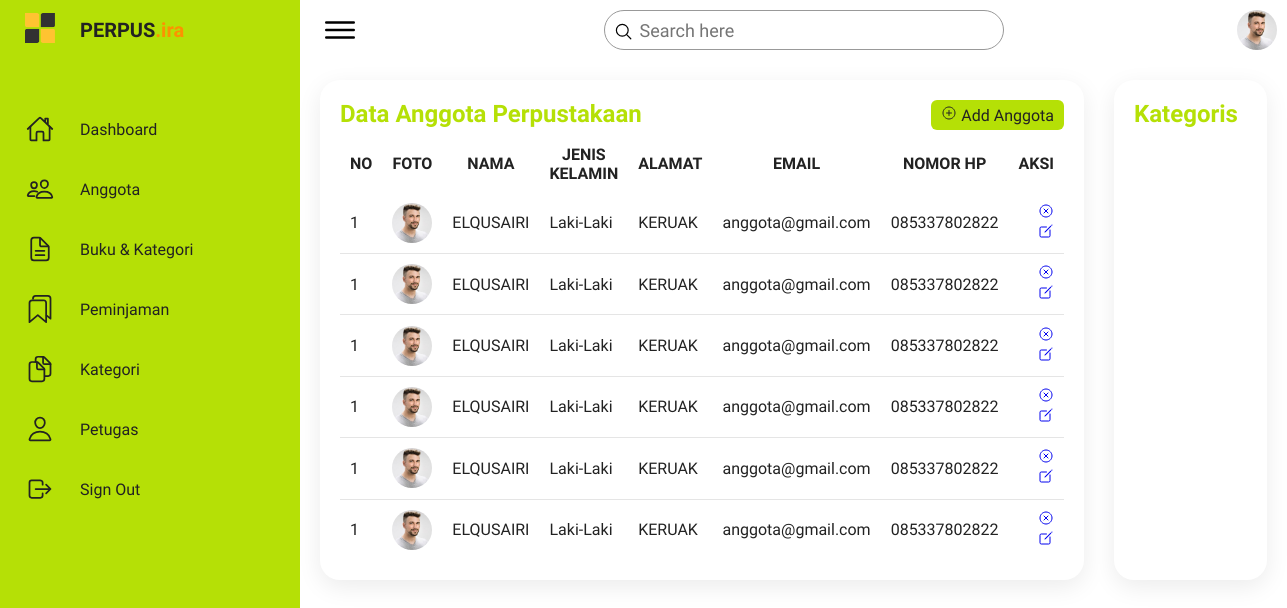
Before: /kategori/ (signed in) with the older database file.
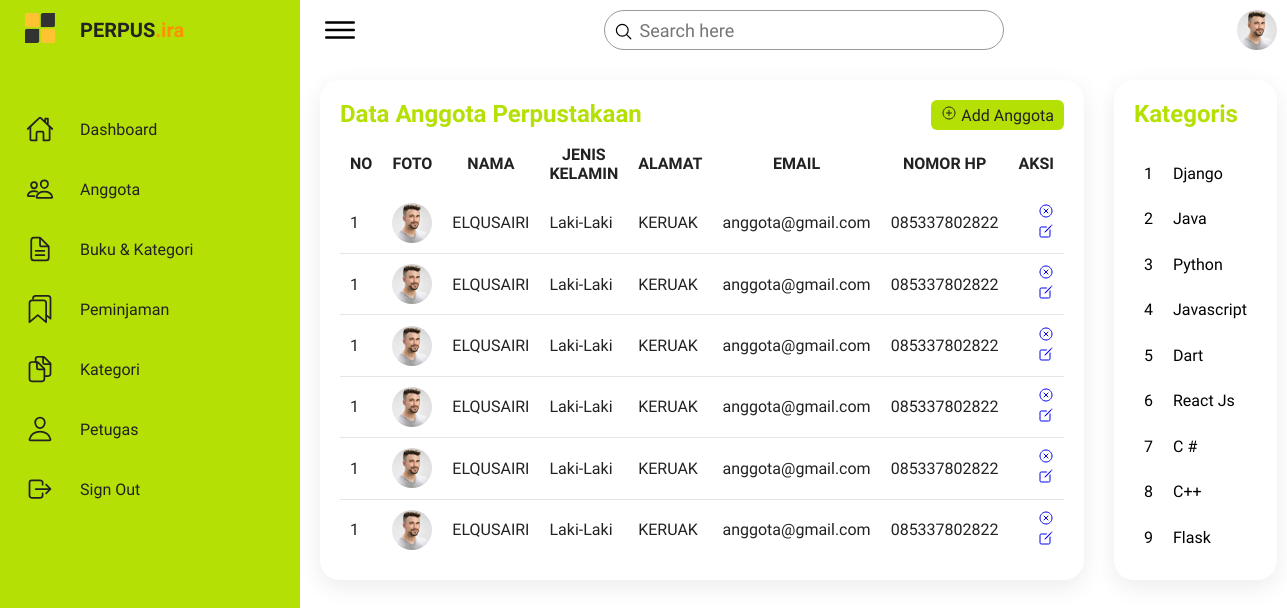
After: the same page with the newer database file.
### app_perpus/models.py (models this page shows, shortened)
class Kategori(models.Model):
    nama_kategori = models.CharField(max_length=100)
    created_at = models.DateTimeField(auto_now_add=True)
    updated_at = models.DateTimeField(auto_now=True)

### app_perpus/views.py (the view)
# urls.py: path('kategori/', views.list_kategori, name='list_kategori'),
@login_required
def list_kategori(request):
    kategoris = Kategori.objects.all()
    return render(request, 'kategori.html', {'kategoris': kategoris})

### templates/kategori.html (shortened to what the changed rows need)
{% extends 'base.html' %}
{% load static %}
{% block content %}
<div class="details">
    <div class="recentOrders">
        <div class="cardHeader">
            <h2>Data Anggota Perpustakaan</h2>
        </div>
        <table>
            <thead>
                <tr>
                    <td>NO</td>
                    <td>FOTO</td>
                    <td>NAMA</td>
                    <td>JENIS KELAMIN</td>
                    <td>ALAMAT</td>
                    <td>EMAIL</td>
                    <td>NOMOR HP</td>
                    <td>AKSI</td>
                </tr>
            </thead>
        </table>
    </div>
    <div class="recentCustomers">
        <div class="cardHeader">
            <h2>Kategoris</h2>
        </div>
        <table>
            {% for kategori in kategoris %}
            <tr>
                <td width="60px">
                    <div>
                        {{forloop.counter}}
                    </div>
                </td>
                <td>
                    <h4>{{kategori.nama_kategori}}</h4>
                </td>
            </tr>
            {% endfor %}
        </table>
    </div>
</div>
{% endblock content %}

Changed rows visible on the page:
added Kategori: nama_kategori "Django"
added Kategori: nama_kategori "Java"
added Kategori: nama_kategori "Python"
added Kategori: nama_kategori "Javascript"
added Kategori: nama_kategori "Dart"
added Kategori: nama_kategori "React Js"
added Kategori: nama_kategori "C #"
added Kategori: nama_kategori "C++"
added Kategori: nama_kategori "Flask"
